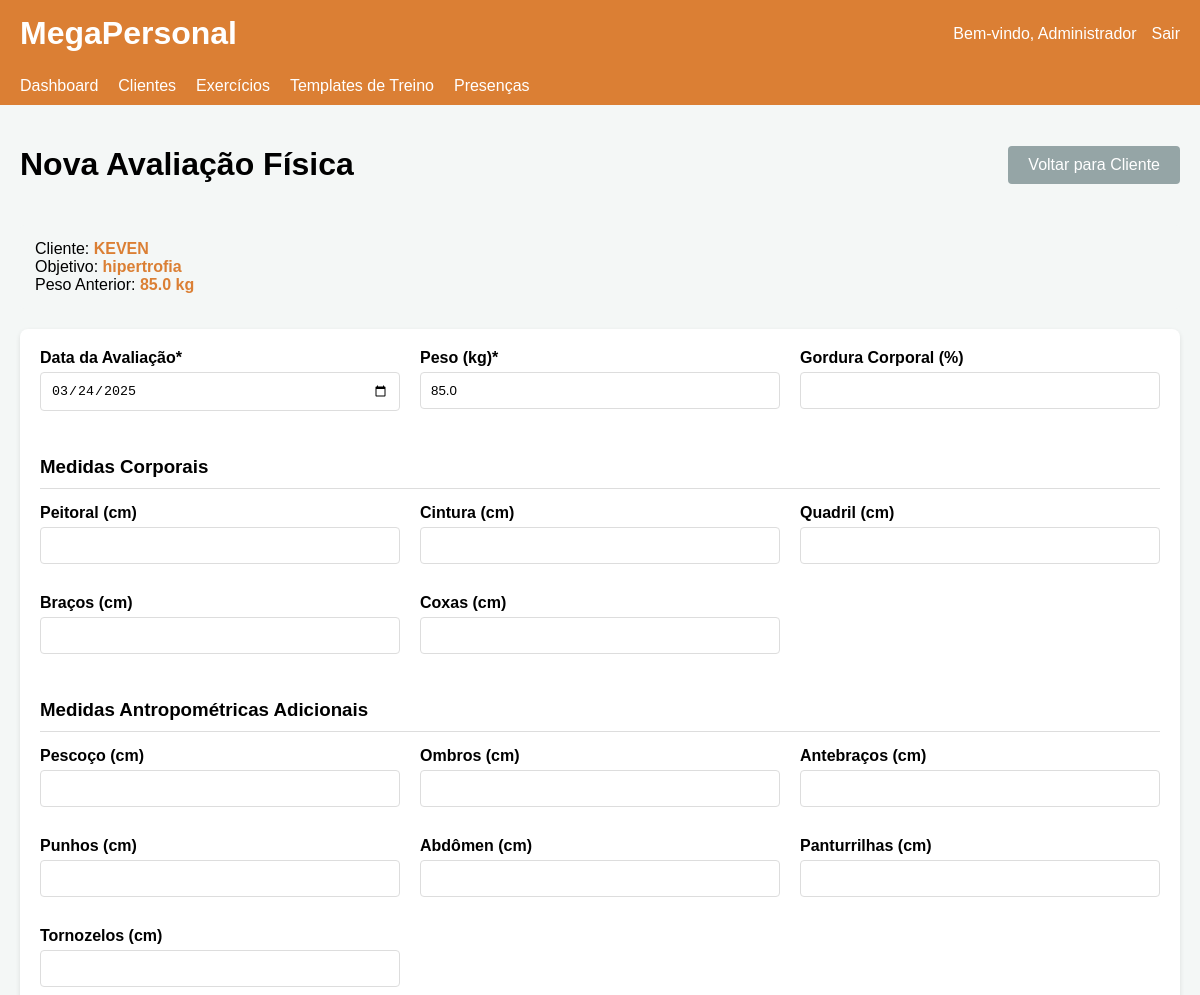
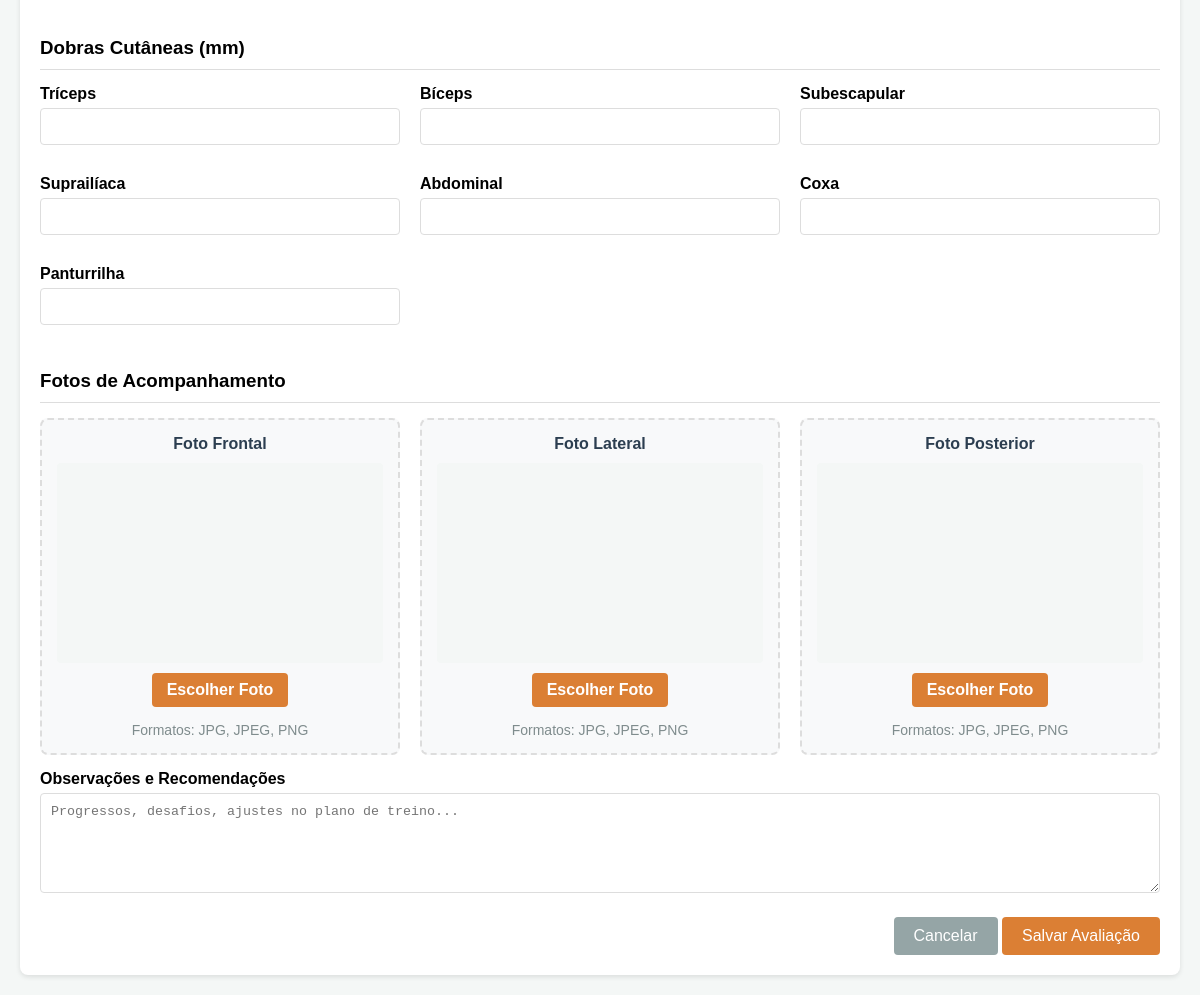
Screenshot of /assessment/new/2 (signed in) with the database file from the repository (2 pictures, top to bottom).
### app.py (models this page shows)
class Client(db.Model):
    id = db.Column(db.Integer, primary_key=True)
    name = db.Column(db.String(100), nullable=False)
    email = db.Column(db.String(100), nullable=False)
    phone = db.Column(db.String(20))
    age = db.Column(db.Integer)
    height = db.Column(db.Float)
    weight = db.Column(db.Float)
    goal = db.Column(db.String(200))
    health_notes = db.Column(db.Text)
    registration_date = db.Column(db.DateTime, default=datetime.utcnow)
    trainer_id = db.Column(db.Integer, db.ForeignKey('trainer.id'), nullable=False)
    workouts = db.relationship('Workout', backref='client', lazy=True)
    assessments = db.relationship('Assessment', backref='client', lazy=True)

### app.py (the view, shortened to what this page needs)
@app.route('/assessment/new/<int:client_id>', methods=['GET', 'POST'])
def assessment_new(client_id):
    if 'trainer_id' not in session:
        return redirect(url_for('login'))
    client = Client.query.get_or_404(client_id)
    if client.trainer_id != session['trainer_id']:
        return redirect(url_for('clients'))
    now = datetime.utcnow()
    return render_template('assessment_form.html', client=client, now=now)

### templates/assessment_form.html (shortened to what this page needs)
<!DOCTYPE html>
<html lang="pt-br">
<head>
</head>
<body>
    <header>
        <div class="header-content">
            <div class="logo">
                <h1>MegaPersonal</h1>
            </div>
            <div class="user-info">
                <span>Bem-vindo, {{ session.get('trainer_name', 'Treinador') }}</span>
                <a href="{{ url_for('logout') }}">Sair</a>
            </div>
        </div>
    </header>
    <nav class="navbar">
        <ul class="nav-links">
            <li><a href="{{ url_for('dashboard') }}">Dashboard</a></li>
            <li><a href="{{ url_for('client_list') }}">Clientes</a></li>
            <li><a href="{{ url_for('exercises') }}">Exercícios</a></li>
            <li><a href="{{ url_for('workout_templates') }}">Templates de Treino</a></li>
            <li><a href="{{ url_for('attendance_list') }}">Presenças</a></li>
        </ul>
    </nav>
    <div class="container">
        <div class="page-header">
            <h1>Nova Avaliação Física</h1>
            <a href="{{ url_for('client_detail', client_id=client.id) }}" class="button secondary">Voltar para Cliente</a>
        </div>
        <div class="client-info">
            <p>Cliente: <strong>{{ client.name }}</strong></p>
            <p>Objetivo: <strong>{{ client.goal }}</strong></p>
            {% if client.weight %}
            <p>Peso Anterior: <strong>{{ client.weight|round(1) }} kg</strong></p>
            {% endif %}
        </div>
        <div class="form-container">
            <form method="POST" action="{{ url_for('assessment_new', client_id=client.id) }}" enctype="multipart/form-data">
                <div class="form-row">
                    <div class="form-group">
                        <label for="date">Data da Avaliação*</label>
                        <input type="date" id="date" name="date" value="{{ now.strftime('%Y-%m-%d') }}" required>
                    </div>
                    <div class="form-group">
                        <label for="weight">Peso (kg)*</label>
                        <input type="number" id="weight" name="weight" step="0.1" min="0" max="300" value="{{ client.weight }}" required>
                    </div>
                    <div class="form-group">
                        <label for="body_fat">Gordura Corporal (%)</label>
                        <input type="number" id="body_fat" name="body_fat" step="0.1" min="0" max="70">
                    </div>
                </div>
                <h3>Medidas Corporais</h3>
                <div class="form-row">
                    <div class="form-group">
                        <label for="chest">Peitoral (cm)</label>
                        <input type="number" id="chest" name="chest" step="0.1" min="0" max="200">
                    </div>
                    <div class="form-group">
                        <label for="waist">Cintura (cm)</label>
                        <input type="number" id="waist" name="waist" step="0.1" min="0" max="200">
                    </div>
                    <div class="form-group">
                        <label for="hips">Quadril (cm)</label>
                        <input type="number" id="hips" name="hips" step="0.1" min="0" max="200">
                    </div>
                </div>
                <div class="form-row">
                    <div class="form-group">
                        <label for="arms">Braços (cm)</label>
                        <input type="number" id="arms" name="arms" step="0.1" min="0" max="100">
                    </div>
                    <div class="form-group">
                        <label for="thighs">Coxas (cm)</label>
                        <input type="number" id="thighs" name="thighs" step="0.1" min="0" max="100">
                    </div>
                    <div class="form-group">
                    </div>
                </div>
                <h3>Medidas Antropométricas Adicionais</h3>
                <div class="form-row">
                    <div class="form-group">
                        <label for="neck">Pescoço (cm)</label>
                        <input type="number" id="neck" name="neck" step="0.1" min="0" max="100">
                    </div>
                    <div class="form-group">
                        <label for="shoulders">Ombros (cm)</label>
                        <input type="number" id="shoulders" name="shoulders" step="0.1" min="0" max="200">
                    </div>
                    <div class="form-group">
                        <label for="forearms">Antebraços (cm)</label>
                        <input type="number" id="forearms" name="forearms" step="0.1" min="0" max="100">
                    </div>
                </div>
                <div class="form-row">
                    <div class="form-group">
                        <label for="wrists">Punhos (cm)</label>
                        <input type="number" id="wrists" name="wrists" step="0.1" min="0" max="50">
                    </div>
                    <div class="form-group">
                        <label for="abdomen">Abdômen (cm)</label>
                        <input type="number" id="abdomen" name="abdomen" step="0.1" min="0" max="200">
                    </div>
                    <div class="form-group">
                        <label for="calves">Panturrilhas (cm)</label>
                        <input type="number" id="calves" name="calves" step="0.1" min="0" max="100">
                    </div>
                </div>
                <div class="form-row">
                    <div class="form-group">
                        <label for="ankles">Tornozelos (cm)</label>
                        <input type="number" id="ankles" name="ankles" step="0.1" min="0" max="50">
                    </div>
                    <div class="form-group">
                    </div>
                    <div class="form-group">
                    </div>
                </div>
                <h3>Dobras Cutâneas (mm)</h3>
                <div class="form-row">
                    <div class="form-group">
                        <label for="skinfold_triceps">Tríceps</label>
                        <input type="number" id="skinfold_triceps" name="skinfold_triceps" step="0.1" min="0" max="100">
                    </div>
                    <div class="form-group">
                        <label for="skinfold_biceps">Bíceps</label>
                        <input type="number" id="skinfold_biceps" name="skinfold_biceps" step="0.1" min="0" max="100">
                    </div>
                    <div class="form-group">
                        <label for="skinfold_subscapular">Subescapular</label>
                        <input type="number" id="skinfold_subscapular" name="skinfold_subscapular" step="0.1" min="0" max="100">
                    </div>
                </div>
                <div class="form-row">
                    <div class="form-group">
                        <label for="skinfold_suprailiac">Suprailíaca</label>
                        <input type="number" id="skinfold_suprailiac" name="skinfold_suprailiac" step="0.1" min="0" max="100">
                    </div>
                    <div class="form-group">
                        <label for="skinfold_abdominal">Abdominal</label>
                        <input type="number" id="skinfold_abdominal" name="skinfold_abdominal" step="0.1" min="0" max="100">
                    </div>
                    <div class="form-group">
                        <label for="skinfold_thigh">Coxa</label>
                        <input type="number" id="skinfold_thigh" name="skinfold_thigh" step="0.1" min="0" max="100">
                    </div>
                </div>
                <div class="form-row">
                    <div class="form-group">
                        <label for="skinfold_calf">Panturrilha</label>
                        <input type="number" id="skinfold_calf" name="skinfold_calf" step="0.1" min="0" max="100">
                    </div>
                    <div class="form-group">
                    </div>
                    <div class="form-group">
                    </div>
                </div>
                <h3>Fotos de Acompanhamento</h3>
                <div class="photo-wrapper">
                    <div class="photo-upload">
                        <div class="photo-caption">Foto Frontal</div>
                        <div class="photo-preview" id="frontPhotoPreview">
                        </div>
                        <label for="front_photo" class="photo-label">Escolher Foto</label>
                        <div class="photo-info">Formatos: JPG, JPEG, PNG</div>
                    </div>
                    <div class="photo-upload">
                        <div class="photo-caption">Foto Lateral</div>
                        <div class="photo-preview" id="sidePhotoPreview">
                        </div>
                        <label for="side_photo" class="photo-label">Escolher Foto</label>
                        <div class="photo-info">Formatos: JPG, JPEG, PNG</div>
                    </div>
                    <div class="photo-upload">
                        <div class="photo-caption">Foto Posterior</div>
                        <div class="photo-preview" id="backPhotoPreview">
                        </div>
                        <label for="back_photo" class="photo-label">Escolher Foto</label>
                        <div class="photo-info">Formatos: JPG, JPEG, PNG</div>
                    </div>
                </div>
                <div class="form-group">
                    <label for="notes">Observações e Recomendações</label>
                    <textarea id="notes" name="notes" placeholder="Progressos, desafios, ajustes no plano de treino..."></textarea>
                </div>
                <div class="button-container">
                    <a href="{{ url_for('client_detail', client_id=client.id) }}" class="button secondary">Cancelar</a>
                    <button type="submit" class="button">Salvar Avaliação</button>
                </div>
            </form>
        </div>
    </div>
</body>
</html>

### templates/assessment_form.html (style rules this page uses)
body { font-family: 'Arial', sans-serif; background-color: #f4f7f6; margin: 0; padding: 0; }
.container { max-width: 1200px; margin: 0 auto; padding: 20px; }
header { background-color: #db7f34; color: white; padding: 15px 0; box-shadow: 0 2px 5px rgba(0,0,0,0.1); }
.header-content { display: flex; justify-content: space-between; align-items: center; max-width: 1200px; margin: 0 auto; padding: 0 20px; }
.logo h1 { margin: 0; }
.user-info { display: flex; align-items: center; }
.user-info a { color: white; text-decoration: none; margin-left: 15px; }
.navbar { background-color: #db7f34; padding: 10px 0; }
.nav-links { display: flex; list-style: none; margin: 0; padding: 0 20px; max-width: 1200px; margin: 0 auto; }
.nav-links li { margin-right: 20px; }
.nav-links a { color: white; text-decoration: none; padding: 5px 0; }
.page-header { margin-bottom: 20px; display: flex; justify-content: space-between; align-items: center; }
.form-container { background-color: white; border-radius: 8px; box-shadow: 0 2px 5px rgba(0,0,0,0.1); padding: 20px; }
.form-group { margin-bottom: 15px; }
label { display: block; margin-bottom: 5px; font-weight: bold; }
input[type="number"], input[type="date"], textarea { width: 100%; padding: 10px; border: 1px solid #ddd; border-radius: 4px; box-sizing: border-box; }
textarea { min-height: 100px; }
.button-container { margin-top: 20px; text-align: right; }
.button { background-color: #db7f34; color: white; border: none; padding: 10px 20px; border-radius: 4px; cursor: pointer; font-size: 16px; text-decoration: none; display: inline-block; }
.button.secondary { background-color: #95a5a6; }
.client-info { background-color: #f4f7f6; padding: 15px; border-radius: 4px; margin-bottom: 20px; }
.client-info p { margin: 0; }
.client-info strong { color: #db7f34; }
.form-row { display: flex; gap: 20px; margin-bottom: 15px; }
.form-group { flex: 1; }
h3 { margin-top: 30px; margin-bottom: 15px; border-bottom: 1px solid #ddd; padding-bottom: 10px; }
.photo-wrapper { display: flex; gap: 20px; margin-bottom: 15px; flex-wrap: wrap; }
.photo-upload { flex: 1; min-width: 250px; background-color: #f8f9fa; border: 2px dashed #ddd; border-radius: 8px; padding: 15px; text-align: center; position: relative; }
.photo-preview { margin-top: 10px; width: 100%; height: 200px; background-color: #f4f7f6; background-position: center; background-size: contain; background-repeat: no-repeat; border-radius: 4px; display: flex; justify-content: center; align-items: center; overflow: hidden; }
.photo-label { display: inline-block; background-color: #db7f34; color: white; padding: 8px 15px; border-radius: 4px; cursor: pointer; margin-top: 10px; }
.photo-info { font-size: 14px; color: #7f8c8d; margin-top: 10px; }
.photo-caption { font-weight: bold; margin-bottom: 10px; color: #2c3e50; }

### rows the page displays
Client: name "KEVEN", goal "hipertrofia", weight "85.0"

### other values shown
{{ session.get('trainer_name', 'Treinador') }} "Administrador"
